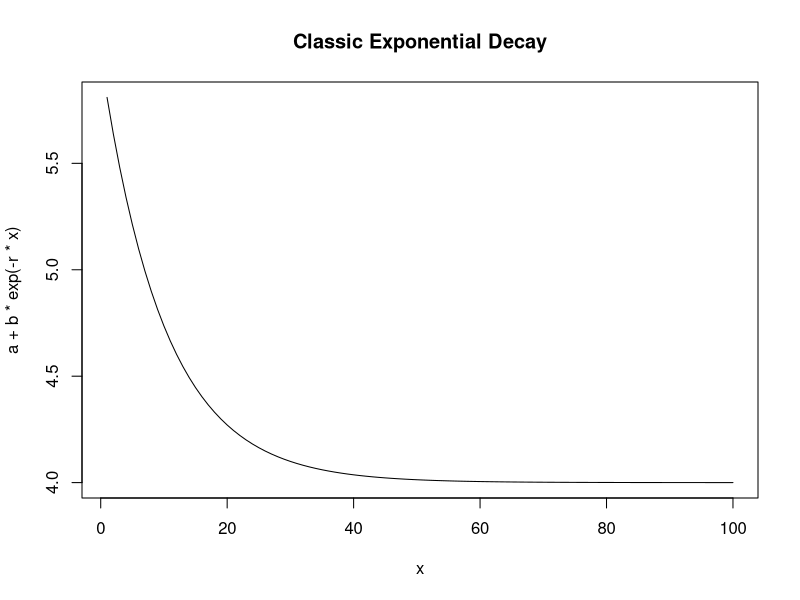
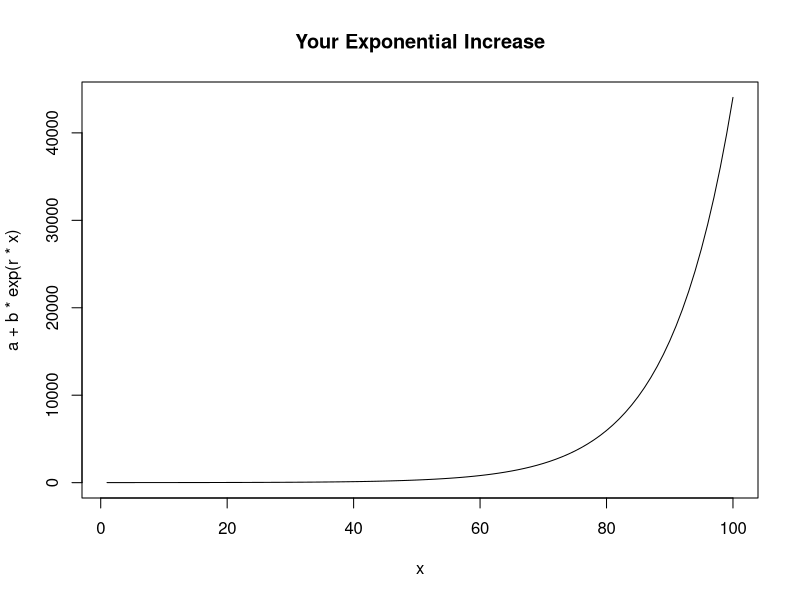
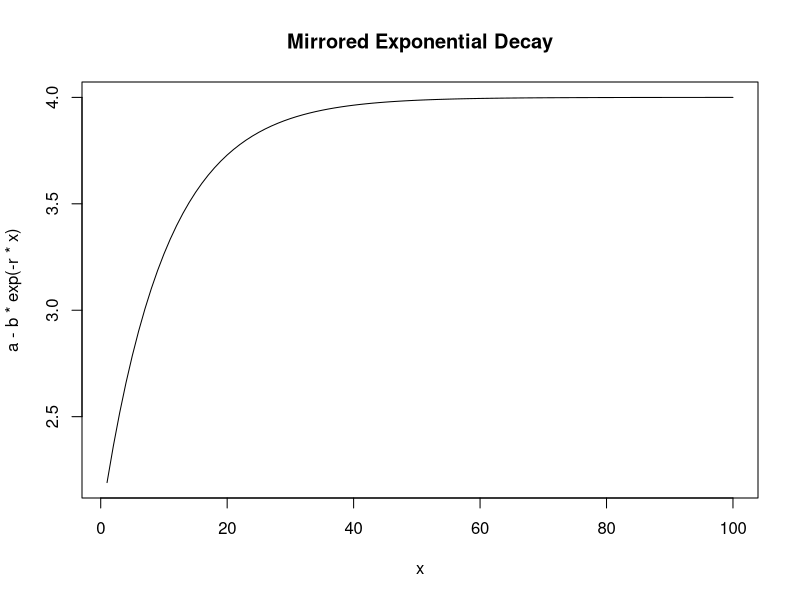
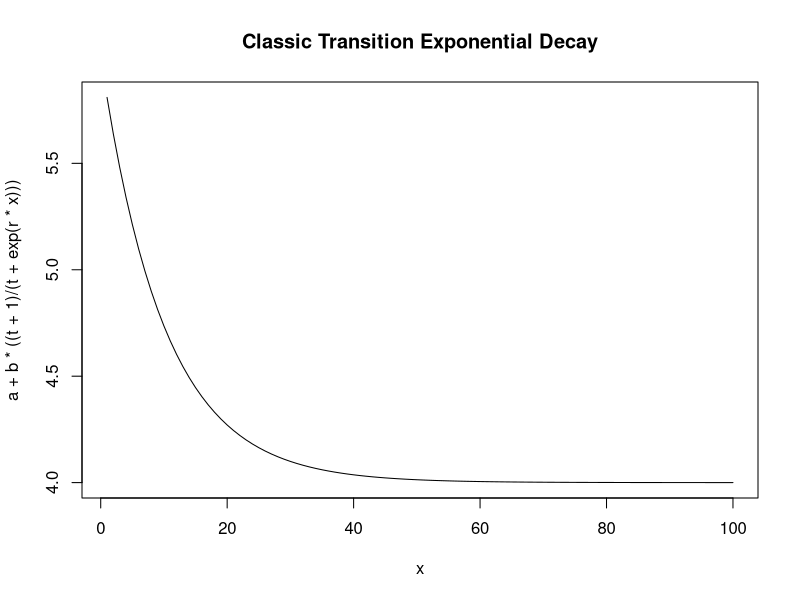
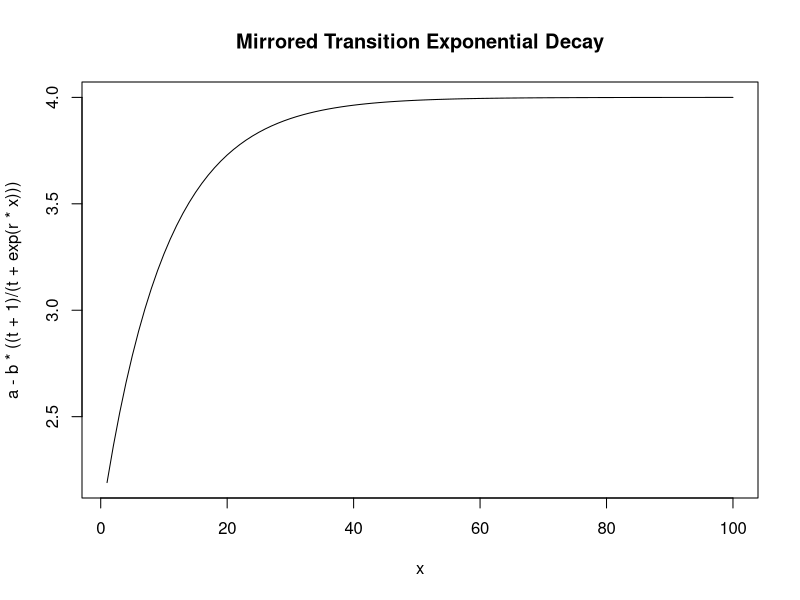
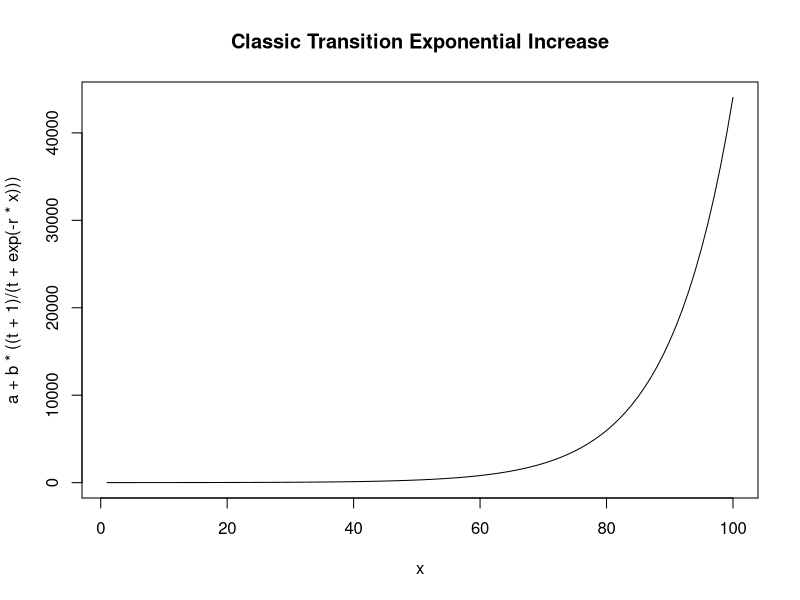
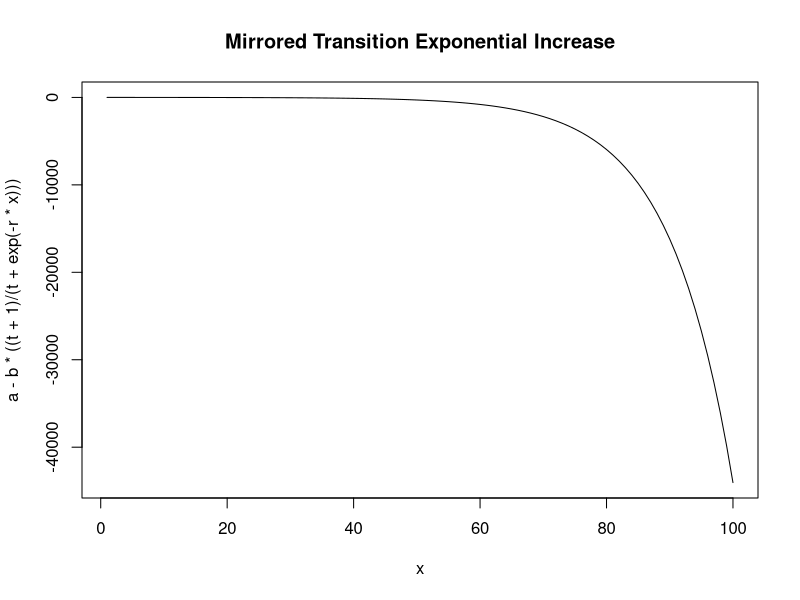

Source code (R) for these figures, in order:

x=1:100

r=0.1
a=4
b=2

plot(x,a+b*exp(-r*x),type="l",main="Classic Exponential Decay")

plot(x,a+b*exp(r*x),type="l",main="Your Exponential Increase")

plot(x,a-b*exp(-r*x),type="l",main="Mirrored Exponential Decay")


t=0

plot(x,a+b*((t+1)/(t+exp(r*x))),type="l",main="Classic Transition Exponential Decay")

plot(x,a-b*((t+1)/(t+exp(r*x))),type="l",main="Mirrored Transition Exponential Decay")


plot(x,a+b*((t+1)/(t+exp(-r*x))),type="l",main="Classic Transition Exponential Increase")

plot(x,a-b*((t+1)/(t+exp(-r*x))),type="l",main="Mirrored Transition Exponential Increase")
